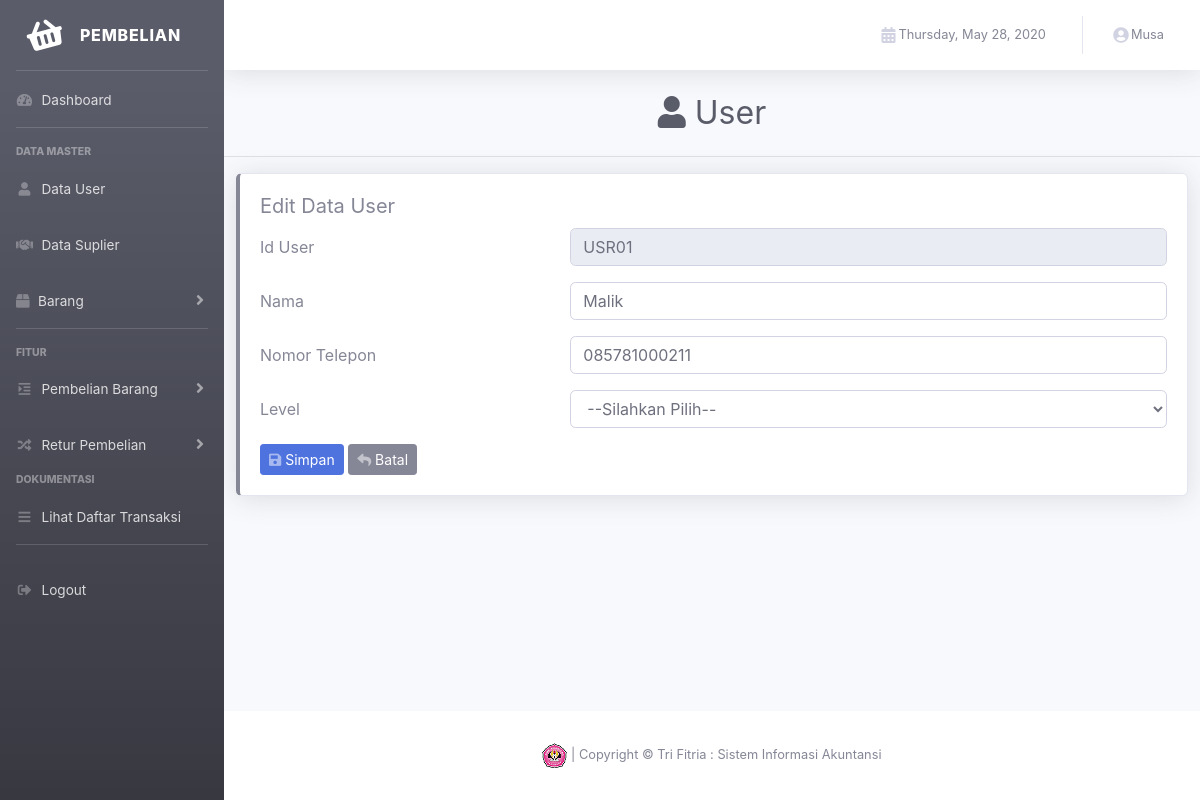
Page /view/index.php?p=update_data_user&id_user=USR01 (signed in) on the committed database.
### tables this page shows
CREATE TABLE IF NOT EXISTS `user` (
  `id_user` varchar(5) NOT NULL,
  `nama_user` varchar(45) NOT NULL,
  `nomor_telepon` varchar(15) NOT NULL,
  `password` varchar(35) NOT NULL,
  `level` varchar(15) NOT NULL
);

### control/akun/user.php (called while the page is built, shortened)
<?php
    class user{
        public function detail($id_user){
            $koneksi = new koneksi;
            $query = mysqli_query($koneksi->conn,"SELECT * FROM `user` WHERE `id_user`='$id_user'");
            $row = mysqli_fetch_array($query);
            $this->id_user = $row['id_user'];
            $this->nama_user = $row['nama_user'];
            $this->nomor_telepon = $row['nomor_telepon'];
        }
    }
    ?>

### control/koneksi.php (called while the page is built, shortened)
<?php
    class koneksi{
        private $dbhost = "localhost";
        private $dbuser = "root";
        private $dbname = "hph_proj_db";
        private $dbpass = "";
        public function __construct(){
        $this->conn = mysqli_connect($this->dbhost, $this->dbuser, $this->dbpass, $this->dbname) or die("Koneksi gagal");
        }
    }
    ?>

### view/content/user/update_data_user.php (the view, shortened to what this page needs)
<?php
  $id_user = $_GET['id_user'];
  $user->detail($id_user);
  ?>
<div class="d-sm-flex align-items-center justify-content-center mb-4">
        <h1 class="h2 mb-0 text-gray-800">
        <i class="fa fa-user" aria-hidden="true"></i>
            User
        </h1>
</div>
    <hr class ="sidebar-diver"></hr>
      <div class ="col">
        <div class="row justify-content-center mb-4 align-items-center">
            <div class="col">
              <div class="card shadow mb-4 border-left-secondary">
                <div class="card-body">
                    <h5 class="card-title">Edit Data User</h5>
                    <p class="card-text">
                    <form action="" method="post" class="form-horizontal">
                        <div class="form-group row">
                            <label for="" class="col-sm-4 col-form-label">Id User</label>
                            <div class="col-sm-8">
                            <input type="text" class="form-control" id="" value ="<?php echo $user->id_user;?>" name="id_user" readonly>
                            </div>
                        </div>
                        <div class="form-group row">
                            <label for="" class="col-sm-4 col-form-label">Nama</label>
                            <div class="col-sm-8">
                            <input type="text" class="form-control" id="" name="nama_user" value="<?php echo $user->nama_user; ?>" required>
                            </div>
                        </div>
                        <div class="form-group row">
                            <label for="" class="col-sm-4 col-form-label">Nomor Telepon</label>
                            <div class="col-sm-8">
                            <input type="text" class="form-control" id="" name="telepon_user" value="<?php echo $user->nomor_telepon; ?>"required>
                            </div>
                        </div>
                        <div class="form-group row">
                            <label for="" class="col-sm-4 col-form-label">Level</label>
                            <div class="col-sm-8">
                            <select name="level" class="form-control">
                              <option value="">--Silahkan Pilih--</option>
                            </select>
                            </div>
                        </div>
                      </p>
                        <button type="submit" name="update_user" class="btn btn-sm btn-primary btn-custom">
                          <span class="icon text-white-50">
                            <i class="fas fa-save"></i>
                          </span>
                          <span class="text">Simpan</span>
                        </button>
                        <a href="index.php?p=user_akun" class="btn btn-sm btn-secondary btn-custom";>
                          <span class="icon text-white-50">
                              <i class="fas fa-reply"></i>
                          </span>
                        <span class="text">Batal</span>
                      </a>
                </div>
              </div>
            </div>
        </div>
      </div>

### rows in the picture
user: id_user "USR01", nama_user "Malik", telepon_user "085781000211"

### other values in the picture
$_SESSION['nama_user'] "Musa"
